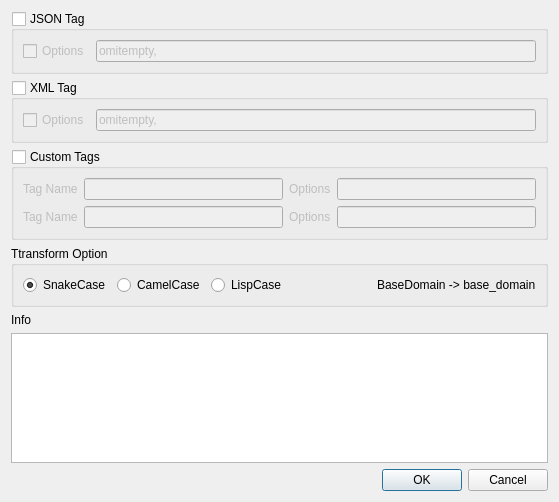
<?xml version="1.0" encoding="UTF-8"?>
<ui version="4.0">
 <class>GoAddTagsDialog</class>
 <widget class="QDialog" name="GoAddTagsDialog">
  <property name="geometry">
   <rect>
    <x>0</x>
    <y>0</y>
    <width>559</width>
    <height>502</height>
   </rect>
  </property>
  <property name="windowTitle">
   <string>Add Tags To Struct Field</string>
  </property>
  <layout class="QVBoxLayout" name="verticalLayout_2">
   <item>
    <widget class="QGroupBox" name="jsonGroupBox">
     <property name="title">
      <string>JSON Tag</string>
     </property>
     <property name="checkable">
      <bool>true</bool>
     </property>
     <property name="checked">
      <bool>false</bool>
     </property>
     <layout class="QHBoxLayout" name="horizontalLayout">
      <item>
       <widget class="QCheckBox" name="jsonOptionsCheckBox">
        <property name="text">
         <string>Options</string>
        </property>
       </widget>
      </item>
      <item>
       <widget class="QLineEdit" name="jsonOptionsLineEdit">
        <property name="text">
         <string>omitempty,</string>
        </property>
       </widget>
      </item>
     </layout>
    </widget>
   </item>
   <item>
    <widget class="QGroupBox" name="xmlGroupBox">
     <property name="title">
      <string>XML Tag</string>
     </property>
     <property name="checkable">
      <bool>true</bool>
     </property>
     <property name="checked">
      <bool>false</bool>
     </property>
     <layout class="QHBoxLayout" name="horizontalLayout_2">
      <item>
       <widget class="QCheckBox" name="xmlOptionsCheckBox">
        <property name="text">
         <string>Options</string>
        </property>
       </widget>
      </item>
      <item>
       <widget class="QLineEdit" name="xmlOptionsLineEdit">
        <property name="text">
         <string>omitempty,</string>
        </property>
       </widget>
      </item>
     </layout>
    </widget>
   </item>
   <item>
    <widget class="QGroupBox" name="customGroupBox">
     <property name="title">
      <string>Custom Tags</string>
     </property>
     <property name="checkable">
      <bool>true</bool>
     </property>
     <property name="checked">
      <bool>false</bool>
     </property>
     <layout class="QVBoxLayout" name="verticalLayout">
      <item>
       <layout class="QHBoxLayout" name="horizontalLayout_3">
        <item>
         <widget class="QLabel" name="label">
          <property name="text">
           <string>Tag Name</string>
          </property>
         </widget>
        </item>
        <item>
         <widget class="QLineEdit" name="customTagNameLineEdit1"/>
        </item>
        <item>
         <widget class="QLabel" name="label_2">
          <property name="text">
           <string>Options</string>
          </property>
         </widget>
        </item>
        <item>
         <widget class="QLineEdit" name="customTagOptionLineEdit1"/>
        </item>
       </layout>
      </item>
      <item>
       <layout class="QHBoxLayout" name="horizontalLayout_4">
        <item>
         <widget class="QLabel" name="label_3">
          <property name="text">
           <string>Tag Name</string>
          </property>
         </widget>
        </item>
        <item>
         <widget class="QLineEdit" name="customTagNameLineEdit2"/>
        </item>
        <item>
         <widget class="QLabel" name="label_4">
          <property name="text">
           <string>Options</string>
          </property>
         </widget>
        </item>
        <item>
         <widget class="QLineEdit" name="customTagOptionlineEdit2"/>
        </item>
       </layout>
      </item>
     </layout>
    </widget>
   </item>
   <item>
    <widget class="QGroupBox" name="groupBox">
     <property name="title">
      <string>Ttransform Option</string>
     </property>
     <layout class="QHBoxLayout" name="horizontalLayout_5">
      <item>
       <widget class="QRadioButton" name="snakeCaseRadioButton">
        <property name="text">
         <string>SnakeCase</string>
        </property>
        <property name="checked">
         <bool>true</bool>
        </property>
       </widget>
      </item>
      <item>
       <widget class="QRadioButton" name="camelCaseRadioButton">
        <property name="text">
         <string>CamelCase</string>
        </property>
       </widget>
      </item>
      <item>
       <widget class="QRadioButton" name="lispCaseRadioButton">
        <property name="text">
         <string>LispCase</string>
        </property>
       </widget>
      </item>
      <item>
       <spacer name="horizontalSpacer">
        <property name="orientation">
         <enum>Qt::Horizontal</enum>
        </property>
        <property name="sizeHint" stdset="0">
         <size>
          <width>9</width>
          <height>20</height>
         </size>
        </property>
       </spacer>
      </item>
      <item>
       <widget class="QLabel" name="transformInfo">
        <property name="text">
         <string notr="true">BaseDomain -&gt; base_domain</string>
        </property>
       </widget>
      </item>
     </layout>
    </widget>
   </item>
   <item>
    <widget class="QLabel" name="infoLabel">
     <property name="text">
      <string>Info</string>
     </property>
    </widget>
   </item>
   <item>
    <widget class="QPlainTextEdit" name="argumentsEdit"/>
   </item>
   <item>
    <widget class="QDialogButtonBox" name="buttonBox">
     <property name="orientation">
      <enum>Qt::Horizontal</enum>
     </property>
     <property name="standardButtons">
      <set>QDialogButtonBox::Cancel|QDialogButtonBox::Ok</set>
     </property>
    </widget>
   </item>
  </layout>
 </widget>
 <resources/>
 <connections>
  <connection>
   <sender>buttonBox</sender>
   <signal>accepted()</signal>
   <receiver>GoAddTagsDialog</receiver>
   <slot>accept()</slot>
   <hints>
    <hint type="sourcelabel">
     <x>248</x>
     <y>254</y>
    </hint>
    <hint type="destinationlabel">
     <x>157</x>
     <y>274</y>
    </hint>
   </hints>
  </connection>
  <connection>
   <sender>buttonBox</sender>
   <signal>rejected()</signal>
   <receiver>GoAddTagsDialog</receiver>
   <slot>reject()</slot>
   <hints>
    <hint type="sourcelabel">
     <x>316</x>
     <y>260</y>
    </hint>
    <hint type="destinationlabel">
     <x>286</x>
     <y>274</y>
    </hint>
   </hints>
  </connection>
 </connections>
</ui>
